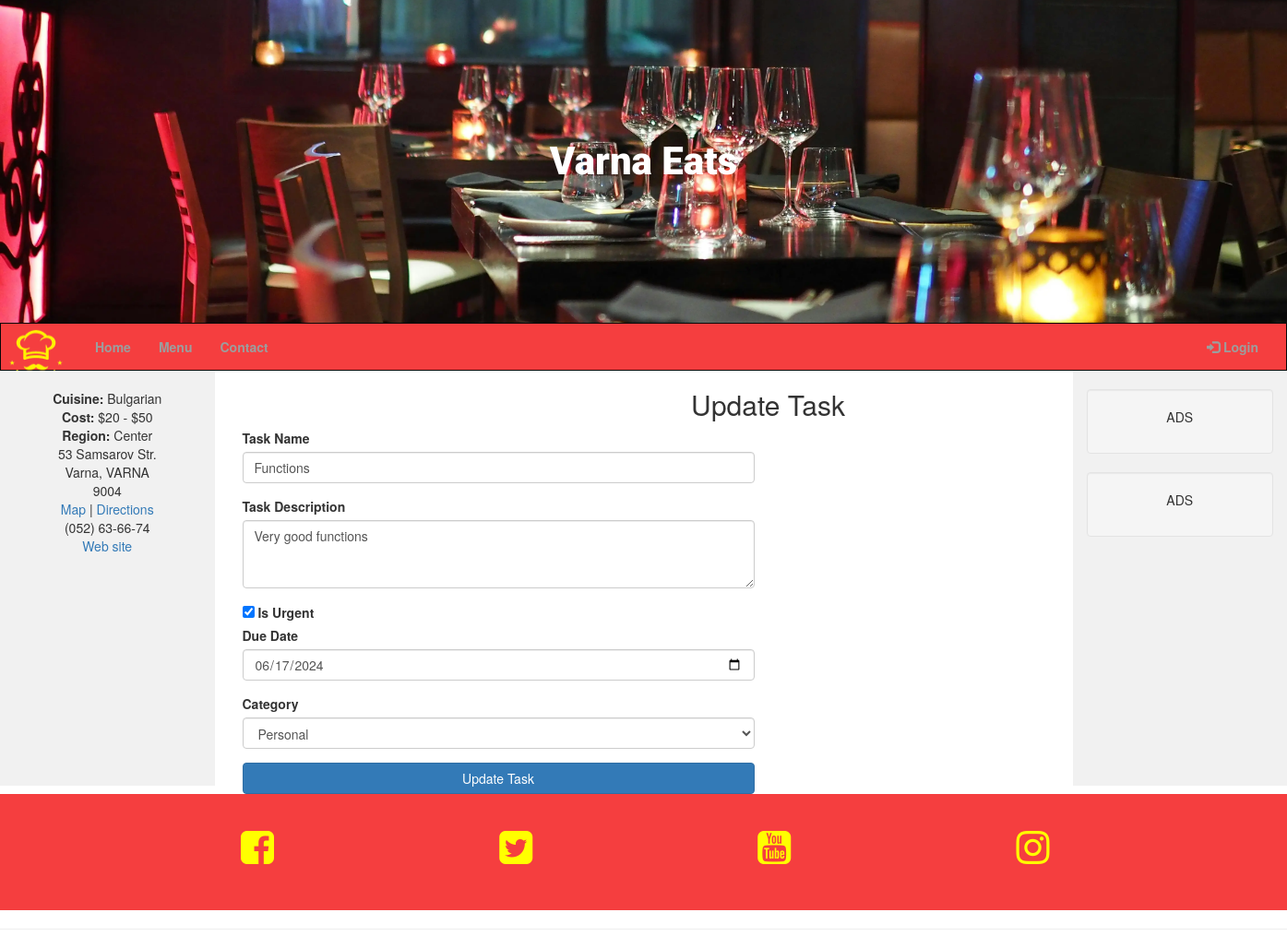
The page /update_task/1 on the database its author committed.
### run.py (models this page shows, shortened)
class Task(db.Model):
    id = db.Column(db.Integer, primary_key=True)
    task_name = db.Column(db.String(50), unique=True, nullable=False)
    task_description = db.Column(db.Text, nullable=False)
    is_urgent = db.Column(db.Boolean, default=False, nullable=False)
    due_date = db.Column(db.Date, nullable=False)
    category_id = db.Column(db.Integer, db.ForeignKey("category.id", ondelete="CASCADE"), nullable=False)

class Category(db.Model):
    id = db.Column(db.Integer, primary_key=True)
    category_name = db.Column(db.String(25), unique=True, nullable=False)
    tasks = db.relationship("Task", backref="category", cascade="all, delete", lazy=True)

### run.py (the view, shortened to what this page needs)
@app.route("/update_task/<int:task_id>", methods=["GET", "POST"])
def update_task(task_id):
    task = Task.query.get_or_404(task_id)
    categories = Category.query.all()
    return render_template("update_task.html", task=task, categories=categories)

### taskmanager/templates/update_task.html
{% extends "base.html" %}
{% block content %}
<div class="container mt-5">
    <h2 class="text-center">Update Task</h2>
    <form method="post" action="{{ url_for('update_task', task_id=task.id) }}">
        <div class="row justify-content-center">
            <div class="col-md-6">
                <div class="form-group">
                    <label for="task_name">Task Name</label>
                    <input type="text" class="form-control" name="task_name" id="task_name" value="{{ task.task_name }}" required>
                </div>
                <div class="form-group">
                    <label for="task_description">Task Description</label>
                    <textarea class="form-control" name="task_description" id="task_description" rows="3" required>{{ task.task_description }}</textarea>
                </div>
                <div class="form-check mb-3">
                    <input type="checkbox" class="form-check-input" name="is_urgent" id="is_urgent" {% if task.is_urgent %}checked{% endif %}>
                    <label class="form-check-label" for="is_urgent">Is Urgent</label>
                </div>
                <div class="form-group">
                    <label for="due_date">Due Date</label>
                    <input type="date" class="form-control" name="due_date" id="due_date" value="{{ task.due_date }}" required>
                </div>
                <div class="form-group">
                    <label for="category_id">Category</label>
                    <select class="form-control" name="category_id" id="category_id" required>
                        {% for category in categories %}
                            <option value="{{ category.id }}" {% if category.id == task.category_id %}selected{% endif %}>
                                {{ category.category_name }}
                            </option>
                        {% endfor %}
                    </select>
                </div>
                <button type="submit" class="btn btn-primary btn-block">Update Task</button>
            </div>
        </div>
    </form>
</div>
{% endblock %}

### taskmanager/static/css/style.css (style rules this page uses)
::placeholder { color: white; }

### rows shown on the page
Task: task_name "Functions", task_description "Very good functions", is_urgent "☑", due_date "06/17/2024", category_id "Personal"
